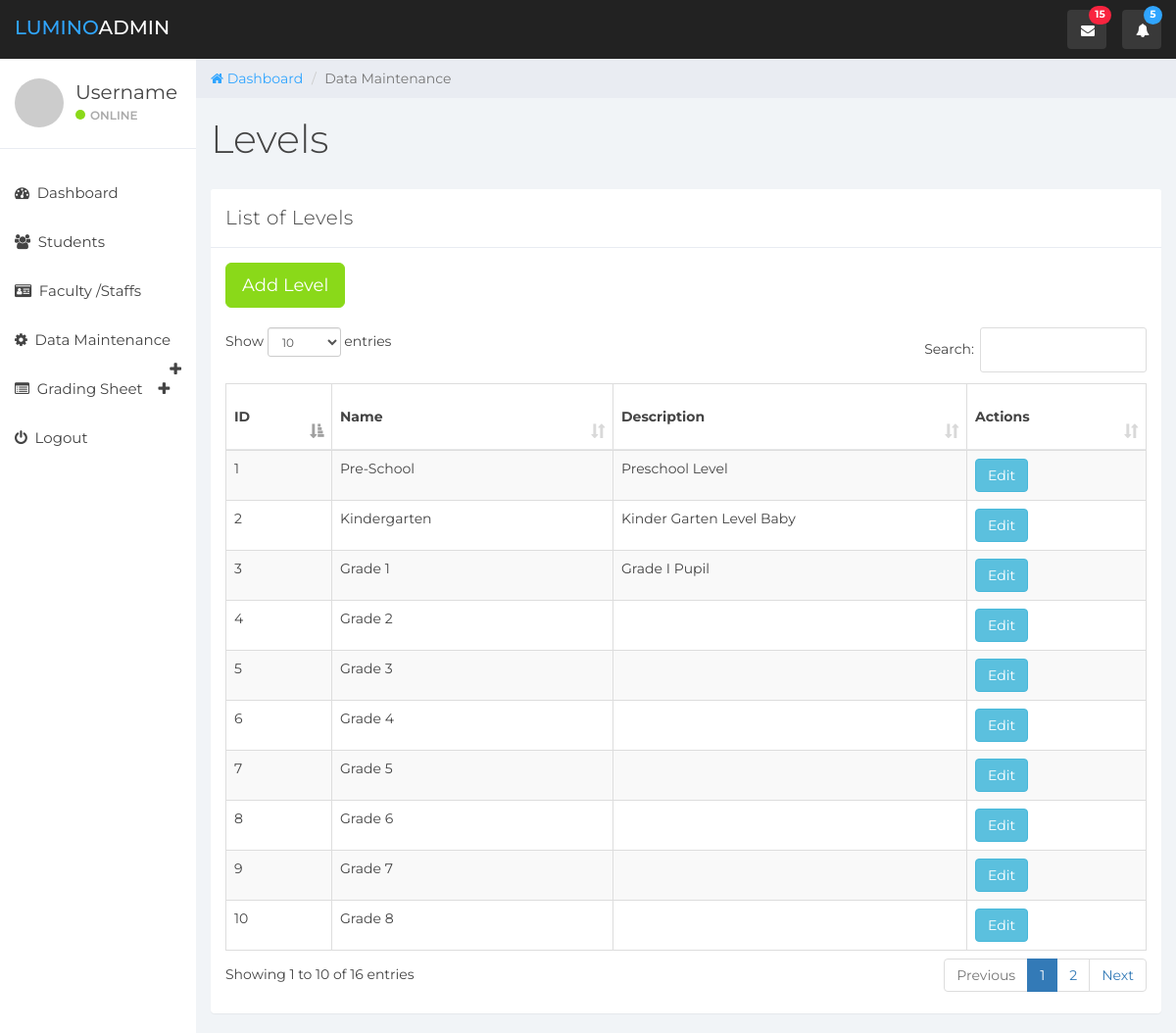
Page /index.php/level on the committed database.
### tables this page shows
CREATE TABLE `levels` (
  `levels_id` int(11) NOT NULL,
  `name` varchar(100) NOT NULL,
  `description` varchar(100) DEFAULT NULL
);

### application/views/layouts/main.php (called while the page is built, shortened)
<?php
$this->load->view('parts/header');
$this->load->view($_view);
?>

### application/controllers/Level.php (called while the page is built, shortened)
<?php
class Level extends CI_Controller{
    function __construct()
    {
        $this->load->model('Level_model');
    }
    function index()
    {
        $data['levels'] = $this->Level_model->get_all_levels();
        $data['page_title'] = 'Levels';
        $data['_view'] = 'level/index';
        $this->load->view('layouts/main',$data);
    }
}

### index.php (called while the page is built, shortened)
<?php
require_once BASEPATH.'core/CodeIgniter.php';

### application/models/Level_model.php (called while the page is built, shortened)
<?php
class Level_model extends CI_Model
{
    function get_all_levels()
    {
        $this->db->order_by('levels_id', 'ASC');
        return $this->db->get('levels')->result_array();
    }
}

### application/views/level/index.php (the view, shortened to what this page needs)
<div class="col-sm-9 col-sm-offset-3 col-lg-10 col-lg-offset-2 main">
		<div class="row">
			<ol class="breadcrumb">
				<li><a href="#">
					<em class="fa fa-home"></em> Dashboard
				</a></li>
				<li class="active">Data Maintenance</li>
			</ol>
		</div>
		<div class="row">
			<div class="col-lg-12">
				<h1 class="page-header">Levels</h1>
			</div>
		</div>
		<div class="row">
			<div class="col-lg-12">
				<div class="panel panel-default">
					<div class="panel-heading">List of Levels</div>
					<div class="panel-body">
						<div class="table-responsive">
							<div>
								<a href="<?php echo site_url('level/add'); ?>" class="btn btn-success btn-lg">Add Level</a>
							</div>
							<br>
								<table class="table table-striped table-bordered table-level-list">
									<thead>
								    <tr>
										<th>ID</th>
										<th>Name</th>
										<th>Description</th>
										<th>Actions</th>
								    </tr>
								</thead>
								<tbody>
									<?php foreach($levels as $l){ ?>
								    <tr>
										<td><?php echo $l['levels_id']; ?></td>
										<td><?php echo $l['name']; ?></td>
										<td><?php echo $l['description']; ?></td>
										<td>
								            <a href="<?php echo site_url('level/edit/'.$l['levels_id']); ?>" class="btn btn-info btn-md">Edit</a>
								        </td>
								    </tr>
									<?php } ?>
									</tbody>
								</table>
							</div>
						</div>
					</div>
				</div>
			</div>
	</div>

### lumino/css/styles.css (style rules this page uses)
body { background: #f1f4f7; padding-top: 60px; font-size: 14px; color: #444444; font-family: "Montserrat", "Helvetica Neue", Helvetica, Arial, sans-serif; }
a, a:hover, a:focus { color: #30a5ff; }
h1, h2, h3, h4, h5, h6 { color: #444444; }
h1 { font-weight: 300; font-size: 40px; }
.btn-success, .btn-success:hover, .btn-success:focus, .btn-success:active, .btn-success.active, .open > .dropdown-toggle.btn-success, .btn-success.disabled, .btn-success[disabled], fieldset[disabled] .btn-success, .btn-success.disabled:hover, .btn-success[disabled]:hover, fieldset[disabled] .btn-success:hover, .btn-success.disabled:focus, .btn-success[disabled]:focus, fieldset[disabled] .btn-success:focus, .btn-success.disabled:active, .btn-success[disabled]:active, fieldset[disabled] .btn-success:active, .btn-success.disabled.active, .btn-success[disabled].active, fieldset[disabled] .btn-success.active { background-color: #8ad919; border-color: #8ad919; }
.panel { border: 0; }
.panel-heading { font-size: 20px; font-weight: 300; letter-spacing: 0.025em; height: 60px; line-height: 38px; }
.panel-default .panel-heading { background: #fff; border-bottom: 1px solid #e9ecf2; color: #444444; }
.breadcrumb { border-radius: 0; padding: 10px 15px 10px 15px; background: #e9ecf2; margin: 0; }
h1.page-header { margin-top: 20px; border-bottom: 0; }
.table { background: #fff; }
.table > thead > tr > th { border-bottom: 1px solid #e6e7e8; vertical-align: middle; height: 50px; }

### rows in the picture
levels: levels_id "1", name "Pre-School", description "Preschool Level"
levels: levels_id "2", name "Kindergarten", description "Kinder Garten Level Baby"
levels: levels_id "3", name "Grade 1", description "Grade I Pupil"
levels: levels_id "4", name "Grade 2"
levels: levels_id "5", name "Grade 3"
levels: levels_id "6", name "Grade 4"
levels: levels_id "7", name "Grade 5"
levels: levels_id "8", name "Grade 6"
levels: levels_id "9", name "Grade 7"
levels: levels_id "10", name "Grade 8"
